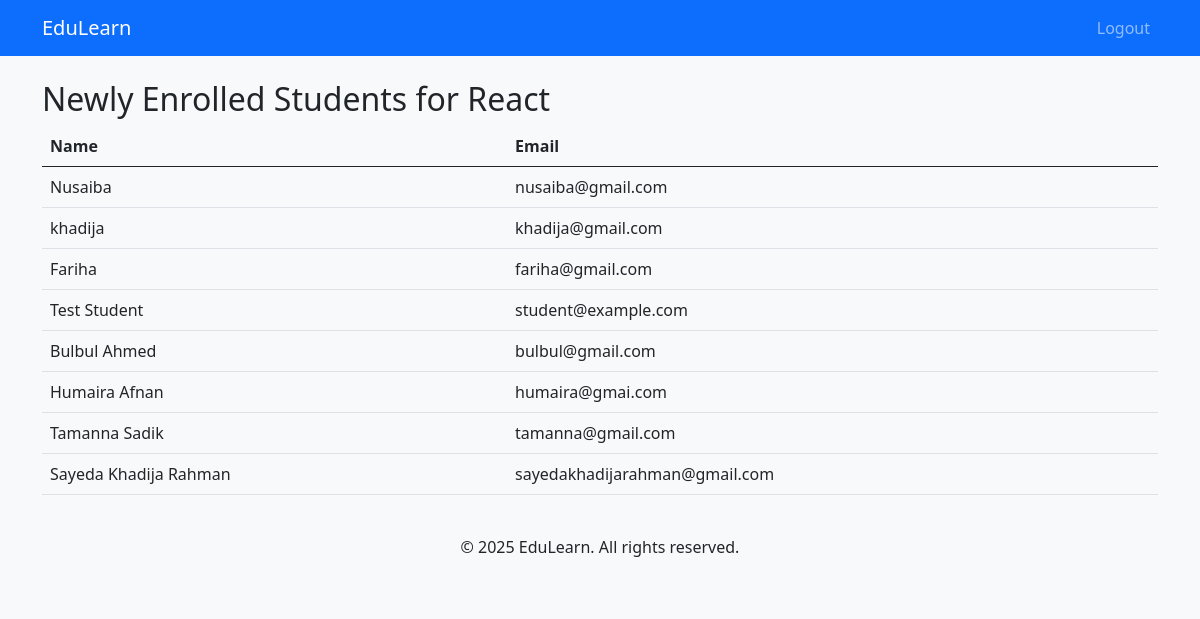
The page /5/new_students/ (signed in) on the database its author committed.
### courses/models.py (models this page shows, shortened)
class Course(models.Model):
    title = models.CharField(max_length=200)
    description = models.TextField()
    duration = models.IntegerField(help_text="Duration in hours")
    thumbnail = models.ImageField(upload_to='course_thumbnails/', null=True, blank=True)
    created_at = models.DateTimeField(auto_now_add=True)

class Student(models.Model):
    user = models.OneToOneField(User, on_delete=models.CASCADE,blank=True,null=True)
    name = models.CharField(max_length=255)
    email = models.EmailField()
    enrolled_courses = models.ManyToManyField(Course, related_name='students', blank=True)
    completed_lessons = models.ManyToManyField(Lesson, related_name='completed_by', blank=True)

### courses/views.py (the view)
# urls.py: path('<int:course_id>/new_students/', new_students, name='new_students'),
@login_required
def new_students(request, course_id):
    course = get_object_or_404(Course, id=course_id)
    new_students = course.students.order_by('-id')[:10]
    return render(request, 'courses/new_students.html', {'course': course, 'new_students': new_students})

### courses/templates/courses/new_students.html
{% extends "courses/base.html" %}
{% block content %}
<h2>Newly Enrolled Students for {{ course.title }}</h2>
<table class="table">
    <thead>
        <tr>
            <th>Name</th>
            <th>Email</th>
        </tr>
    </thead>
    <tbody>
        {% for student in new_students %}
        <tr>
            <td>{{ student.name }}</td>
            <td>{{ student.email }}</td>
        </tr>
        {% endfor %}
    </tbody>
</table>
{% endblock %}

### courses/templates/courses/base.html (style rules this page uses)
body { background-color: #f8f9fa; }

### rows shown on the page
Course: title "React"
Student: name "Nusaiba", email "nusaiba@gmail.com"
Student: name "khadija", email "khadija@gmail.com"
Student: name "Fariha", email "fariha@gmail.com"
Student: name "Test Student", email "student@example.com"
Student: name "Bulbul Ahmed", email "bulbul@gmail.com"
Student: name "Humaira Afnan", email "humaira@gmai.com"
Student: name "Tamanna Sadik", email "tamanna@gmail.com"
Student: name "Sayeda Khadija Rahman", email "sayedakhadijarahman@gmail.com"
